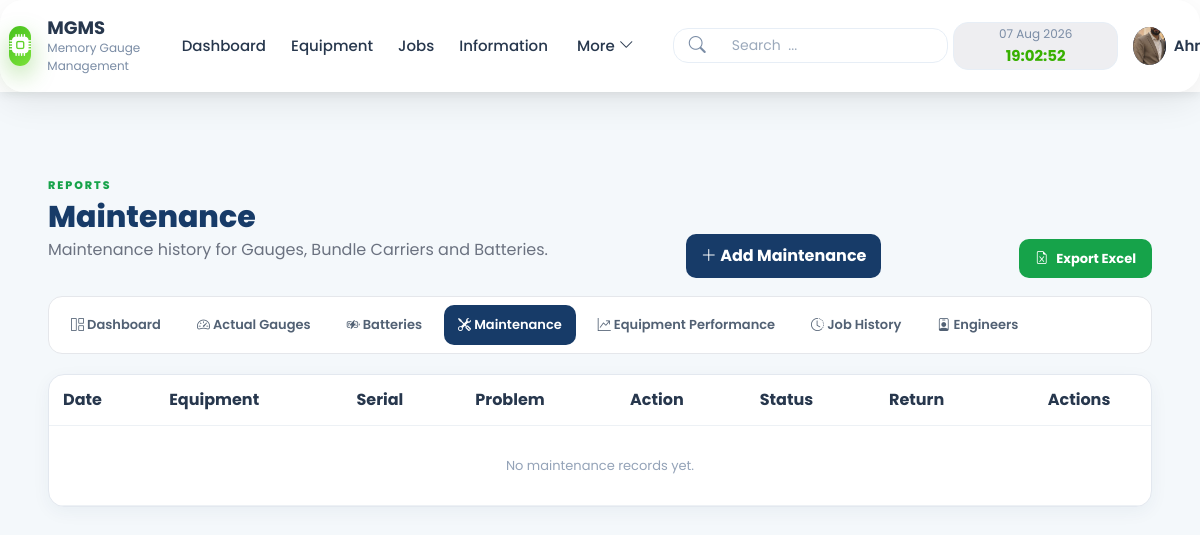
Screenshot of /reports/maintenance (signed in) with the database file from the repository.
### app/models/user.py (models this page shows, shortened)
class User(UserMixin, db.Model):
    __tablename__ = "users"
    id = db.Column(db.Integer, primary_key=True)
    username = db.Column(db.String(50), unique=True, nullable=False)
    full_name = db.Column(db.String(100), nullable=False)
    email = db.Column(db.String(120), unique=True, nullable=False)
    password_hash = db.Column(db.String(255), nullable=False)
    role = db.Column(
        db.String(20),
        nullable=False,
        default="user"
    )
    is_active = db.Column(
        db.Boolean,
        default=True
    )
    profile_image = db.Column(
        db.String(255),
        default="default.png"
    )
    last_login = db.Column(
        db.DateTime
    )
    created_at = db.Column(
        db.DateTime,
        default=datetime.utcnow
    )

### app/reports/routes.py (the view, shortened to what this page needs)
@reports.route("/maintenance", methods=["GET", "POST"])
@login_required
def maintenance():
    records = MaintenanceRecord.query.order_by(
        MaintenanceRecord.maintenance_date.desc(),
        MaintenanceRecord.id.desc()
    ).all()
    return render_template(
        "reports/maintenance.html",
        records=records
    )

### app/templates/reports/maintenance.html (shortened to what this page needs)
{% extends 'base.html' %}
{% block css %}
<link rel="stylesheet" href="{{ url_for('static', filename='css/reports.css') }}">
{% endblock %}
{% block content %}
<section class="reports-page"><div class="report-head"><div>
    <span class="eyebrow">REPORTS</span><h1>Maintenance</h1><p>Maintenance history for Gauges, Bundle Carriers and Batteries.</p>
</div><button class="primary-btn" data-bs-toggle="modal" data-bs-target="#maintenanceModal">
    <i class="bi bi-plus-lg"></i> Add Maintenance</button>
    <a class="export-btn" href="{{ url_for('reports.export_report', kind='maintenance') }}">
        <i class="bi bi-file-earmark-excel"></i> Export Excel</a>
    </div>{% include 'reports/_nav.html' %}<div class="panel table-panel"><table>
        <thead><tr><th>Date</th><th>Equipment</th><th>Serial</th><th>Problem</th>
            <th>Action</th><th>Status</th><th>Return</th>
<th class="text-center">Actions</th></tr></thead>
<tbody>{% for r in records %}<tr><td>{{ r.maintenance_date }}</td>
    <td>{{ r.equipment_type }}</td><td><b>{{ r.serial_number }}</b></td>
    <td>{{ r.problem }}</td><td>{{ r.action_taken or '—' }}</td>
    <td>{{ r.status }}</td><td>{{ r.return_date or '—' }}</td>
<td class="text-center">
    <button
        class="btn btn-sm btn-outline-primary edit-maintenance"
        data-id="{{ r.id }}"
        data-equipment="{{ r.equipment_type }}"
        data-serial="{{ r.serial_number }}"
        data-date="{{ r.maintenance_date }}"
        data-status="{{ r.status }}"
        data-problem="{{ r.problem }}"
        data-action="{{ r.action_taken or '' }}"
        data-return="{{ r.return_date or '' }}"
        data-notes="{{ r.notes or '' }}">
        <i class="bi bi-pencil-square"></i>
    </button>
    <form method="POST"
          action="{{ url_for('reports.delete_maintenance', maintenance_id=r.id) }}"
          class="d-inline"
          onsubmit="return confirm('Delete this maintenance record?')">
        <input type="hidden" name="csrf_token" value="{{ csrf_token() }}">
        <button
    type="button"
    class="btn btn-sm btn-outline-danger delete-maintenance">
            <i class="bi bi-trash"></i>
        </button>
    </form>
</td></tr>{% else %}<tr><td colspan="8" class="empty">No maintenance records yet.</td>
</tr>{% endfor %}</tbody></table></div>
</section>
{% endblock %}

### app/templates/base.html (shortened to what this page needs)
<!DOCTYPE html>
<html lang="en">
<head>
    <link href="https://cdn.jsdelivr.net/npm/bootstrap@5.3.7/dist/css/bootstrap.min.css"
          rel="stylesheet">
    <link rel="stylesheet"
          href="https://cdn.jsdelivr.net/npm/bootstrap-icons@1.13.1/font/bootstrap-icons.min.css">
    <link rel="stylesheet"
          href="{{ url_for('static', filename='css/output.css') }}">
    <link rel="stylesheet"
          href="{{ url_for('static', filename='css/style.css') }}">
    {% block css %}
    {% endblock %}
</head>
<body
    class="{% if current_user.role == 'admin' %}admin-user{% endif %}"
    data-role="{{ current_user.role }}">
{% if current_user.is_authenticated %}
              <div style="background:red;color:white;padding:10px;">
                 </div>
<header class="top-navbar">
    <div class="navbar-container flex items-center justify-between px-6 py-3">
        <div class="logo-section flex items-center gap-3">
            <div class="logo-icon text-2xl text-green-600"><i class="bi bi-cpu-fill"></i></div>
            <div>
                <h3 class="font-bold text-lg leading-tight">MGMS</h3>
                <span class="text-[10px] text-gray-500 uppercase font-semibold">Memory Gauge Management</span>
            </div>
        </div>
<nav class="main-menu flex items-center gap-6">
    <a href="{{ url_for('dashboard.dashboard') }}"
       class="nav-item {% if request.endpoint == 'dashboard.dashboard' %}active{% endif %}">
        Dashboard
    </a>
    <a href="{{ url_for('equipment.equipment') }}"
       class="nav-item {% if request.endpoint == 'equipment.equipment' %}active{% endif %}">
        Equipment
    </a>
    <a href="{{ url_for('jobs.index') }}"
       class="nav-item {% if request.endpoint == 'jobs.index' %}active{% endif %}">
        Jobs
    </a>
    <a href="{{ url_for('information.index') }}"
       class="nav-item {% if request.endpoint == 'information.index' %}active{% endif %}">
        Information
    </a>
    <div class="more-menu relative group">
        <button class="more-btn nav-item flex items-center gap-1">
            More
            <i class="bi bi-chevron-down"></i>
        </button>
    </div>
</nav>
        <div class="navbar-right flex items-center gap-6">
    <div class="search-box position-relative">
        <i class="bi bi-search search-icon"></i>
        <input
            type="text"
            id="globalSearch"
            class="search-input"
            placeholder="Search  ...">
    </div>
            <div class="datetime-box text-xs text-gray-500 text-right">
                <div id="liveDate">15 Jul 2026</div>
                <div id="liveTime" class="font-bold text-green-600">10:45:25 AM</div>
            </div>
            <div class="user-menu relative group">
                <button class="user-btn flex items-center gap-2">
                   {% if current_user.profile_image != "default.png" %}
<img
    src="{{ url_for('static', filename='uploads/profiles/' ~ current_user.profile_image) }}"
    class="avatar">
{% else %}
<div class="avatar">
    {{ current_user.full_name[0]|upper }}
</div>
{% endif %}
                    <span class="user-name">
    {{ current_user.full_name.split()[0] }}
</span>
                </button>
            </div>
        </div>
    </div>
</header>
{% endif %}
<main class="{% if current_user.is_authenticated %}main-content{% endif %}">
    {% block content %}
    {% endblock %}
</main>
</body>
</html>

### app/static/css/style.css (style rules this page uses)
* { margin:0; padding:0; box-sizing:border-box; }
body { font-family:'Poppins',sans-serif; background:#07111F; color:white; }
:root { --primary:#38B000; --primary-dark:#2D8A00; --secondary:#2E7D32; --white:#FFFFFF; --bg:#F4F8FB; --text:#27374D; --text-light:#7A8CA5; --border:#E7EEF6; --glass:rgba(255,255,255,.72); --shadow: 0 12px 35px rgba(0,0,0,.08); --radius:18px; }
html { scroll-behavior:smooth; }
body { font-family:"Poppins",sans-serif; background:var(--bg); color:var(--text); overflow-x:hidden; }
.main-content { width:100%; padding:15px 20px; padding-top: 100px; }
.top-navbar { position: fixed; top: 0; left: 0; width: 100%; z-index: 1030; background: #fff; box-shadow: 0 2px 10px rgba(0,0,0,.08); }
.navbar-container { display:flex; align-items:center; justify-content:space-between; gap:25px; padding:12px 8px; background:rgba(255,255,255,.78); backdrop-filter:blur(20px); border-radius:24px; border:1px solid rgba(255,255,255,.6); box-shadow:0 10px 35px rgba(0,0,0,.08); }
.logo-section { display:flex; align-items:center; gap:15px; }
.logo-icon { width:40px; height:40px; border-radius:18px; background:linear-gradient( 135deg, #46C11B, #7BE23A ); display:flex; align-items:center; justify-content:center; color:white; font-size:22px; box-shadow: 0 10px 25px rgba(56,176,0,.35); }
.logo-section h3 { margin:0; font-size:18px; font-weight:700; }
.logo-section span { display:block; font-size:12px; color:var(--text-light); }
.main-menu { display:flex; align-items:center; justify-content:center; flex:1; gap:5px; white-space:nowrap; }
.main-menu a { text-decoration:none; color:var(--text); font-size:15px; font-weight:500; padding:8px 10px; border-radius:12px; transition:.30s; }
.navbar-right { display:flex; align-items:center; gap:5px; margin-right:30px; }
.search-box { width:200px; height:35px; display:flex; align-items:center; gap:12px; padding:0 18px; background:white; border:1px solid var(--border); border-radius:15px; transition:.30s; }
.search-box i { color:var(--text-light); font-size:17px; }
.search-box input { flex:1; border:none; outline:none; background:none; font-size:14px; color:var(--text); }
.search-box input::placeholder { color:#9BA9BB; }
.datetime-box { min-width:165px; text-align:center; padding:2px; border-radius:15px; background:rgb(238, 238, 241); border:1px solid var(--border); }
#liveDate { font-size:12px; color:var(--text-light); }
#liveTime { font-size:15px; font-weight:700; color:var(--primary); margin-top:2px; }
.avatar { width:36px; height:36px; border-radius:50%; object-fit:cover; background:#173B68; color:#fff; display:flex; align-items:center; justify-content:center; font-weight:600; overflow:hidden; }
.more-menu { position:relative; }
.more-btn { background:none; border:none; display:flex; align-items:center; gap:6px; font-size:15px; font-weight:500; color:var(--text); cursor:pointer; padding:10px 14px; border-radius:12px; transition:.3s; }
.user-menu { position:relative; }
.user-btn { display:flex; align-items:center; gap:10px; background:none; border:none; cursor:pointer; padding:6px 10px; border-radius:14px; transition:.3s; }
.user-btn span { font-size:15px; font-weight:600; color:var(--text); }
.user-name { max-width:120px; white-space:nowrap; overflow:hidden; text-overflow:ellipsis; font-weight:600; }
.avatar { width:38px; height:38px; border-radius:50%; display:flex; align-items:center; justify-content:center; background:#173B68; color:#fff; font-weight:700; overflow:hidden; object-fit:cover; }
.search-box { position:relative; width:300px; }
.search-input { width:100%; height:42px; padding:0 15px 0 40px; border:1px solid #d9dee7; border-radius:12px; background:#fff; outline:none; }
.search-icon { position:absolute; left:15px; top:50%; transform:translateY(-50%); color:#888; }

### rows the page displays
User: profile_image (picture), full_name "Ahm…"
